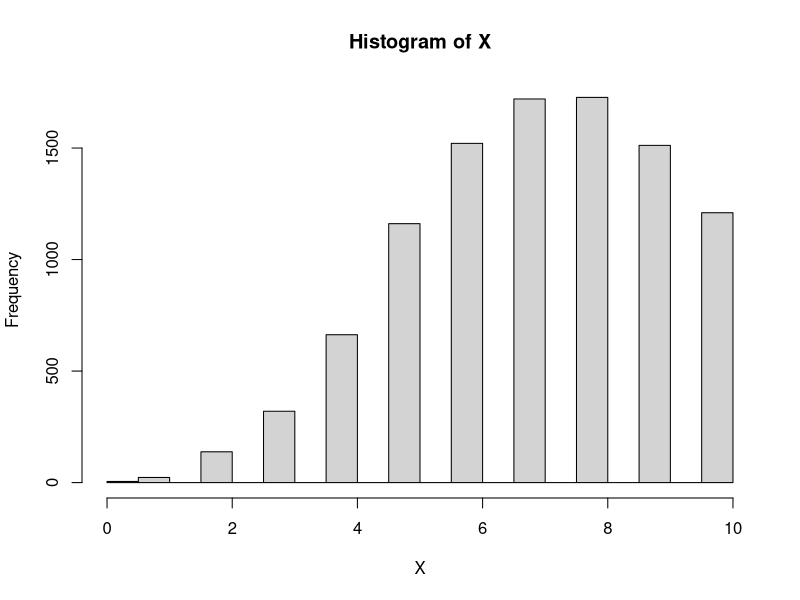
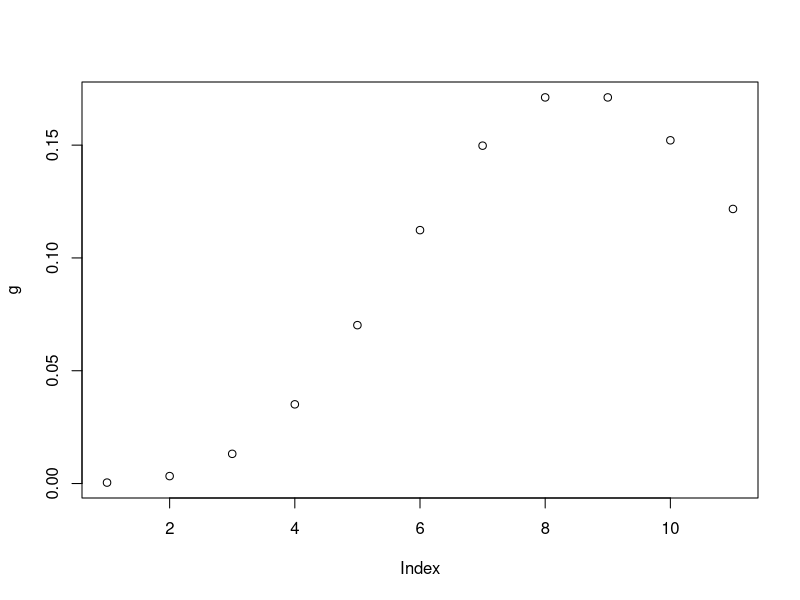

R code for these plots, in order:
### Øvelse 6

A = rep(8,10)
AA = 8
for (j in 0:length(A)){
  A[j] = (AA^j)/factorial(j)
}

xx = 0:10
g = (AA^xx/factorial(xx))/sum(A)
X = vector('numeric', 10)
X[1] = 1
N.iter = 10000
n = 10
for (i in 2:N.iter){
  x = X[i-1]
  Y = floor(runif(1,0,11))
  Y
  if (g[Y+1]>=g[x+1]){
    X[i]=Y
  } else {
    X[i]=sample(c(Y,x),1,replace = TRUE, prob = c(g[Y+1]/g[x+1],1-g[Y+1]/g[x+1]))

  }
}
hist(X)
plot(g)
